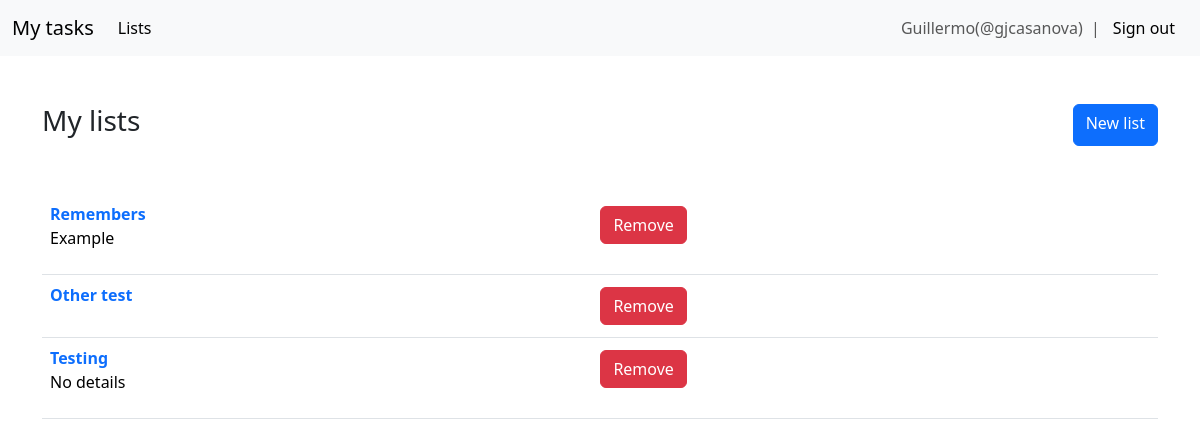
Page /app/lists/ (signed in) on the earlier database version.
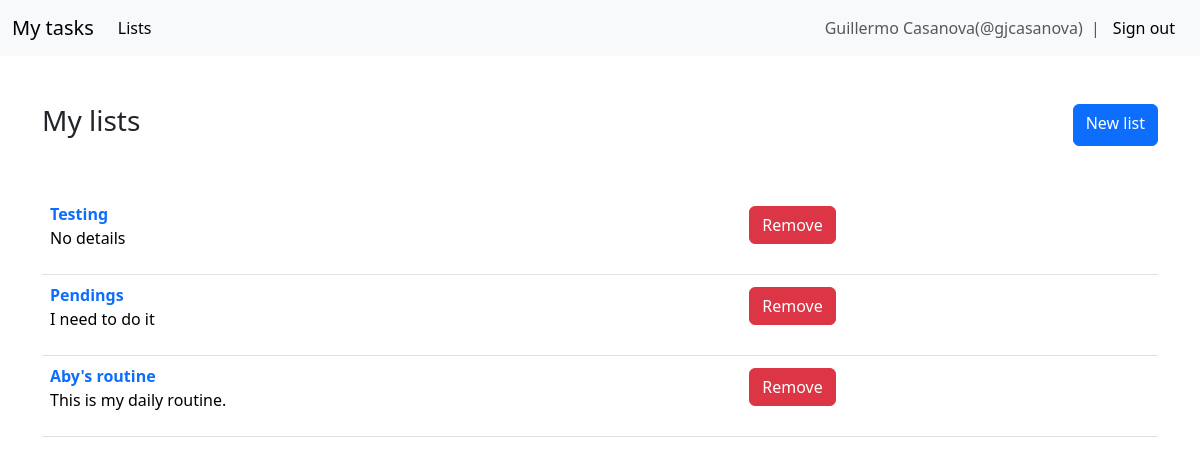
Same page on the later database version.
### app/models.py (models this page shows)
class User(UserMixin, db.Model):
    id = db.Column(db.Integer, primary_key=True)
    name = db.Column(db.String(50), nullable=False)
    username = db.Column(db.String(50), unique=True, nullable=False)
    password = db.Column(db.String(256), nullable=False)

class List(db.Model):
    id = db.Column(db.Integer, primary_key=True)
    name = db.Column(db.String(50), nullable=False)
    details = db.Column(db.Text)
    user_id = db.Column(db.Integer, db.ForeignKey('user.id'), nullable=False)
    user = db.relationship('User', backref=db.backref('lists', lazy=True, cascade='all, delete-orphan'))

### app/views.py (the view)
@app_routes.route('/lists/', methods=['GET'])
@login_required
def list_lists():
    lists = List.query.filter_by(user=current_user)
    context = {
        'current_user': current_user,
        'lists': lists,
    }
    return render_template('lists.html', **context)

### app/__init__.py (called while the page is built)
def register_plugins(flask_app):
    from .plugins import bootstrap, db, login_manager  # noqa
    db.init_app(flask_app)
    with flask_app.app_context():
        db.create_all()
    login_manager.login_view = 'tasks.sign_in'
    login_manager.init_app(flask_app)
    bootstrap.init_app(flask_app)
    @login_manager.user_loader
    def load_user(user_id):
        from .models import User  # noqa
        return User.query.get(int(user_id))

### app/templates/lists.html (shortened to what this page needs)
{% extends "base.html" %}
{% from 'bootstrap5/form.html' import render_form %}
{% from 'macros.html' import navbar %}
{% block body %}
{% block content %}
{{ navbar(current_user) }}
<div class="container">
    <br><br>
    <div class="d-flex justify-content-between">
        <h1 class="h1 fs-3">My lists</h1>
        <a class="btn btn-primary" href="{{ url_for('tasks.create_list') }}">New list</a>
    </div>
    <br><br>
    <table class="table">
        <tbody>
            {% for list in lists %}
            <tr>
                <th>
                    <a class="ligther fs-6 text-decoration-none" href="{{ url_for('tasks.retrieve_list', list_id=list.id) }}">{{ list.name }}</a>
                    <p class="fw-lighter">{{ list.details }}</p>
                </th>
                <td>
                    <form class="badge" action="{{ url_for('tasks.destroy_list', list_id=list.id) }}" method="POST">
                        <button class="btn btn-danger" type="submit">Remove</button>
                    </form>
                </td>
            </tr>
            {% endfor %}
        </tbody>
    </table>
</div>
{% endblock %}
{% endblock %}

### app/templates/base.html (shortened to what this page needs)
<!doctype html>
<html lang="en">
    <head>
        {% block head %}
        {% block styles %}
            {{ bootstrap.load_css() }}
            <link rel="stylesheet" href="{{ url_for('static', filename='css/styles.css') }}">
        {% endblock %}
        {% endblock %}
    </head>
    <body>
        {% block content %}{% endblock %}
    </body>
</html>

### app/templates/macros.html (shortened to what this page needs)
{% macro navbar(current_user) %}
<nav class="navbar navbar-expand-lg navbar-light bg-light">
    <div class="container-fluid">
        <a class="navbar-brand" href="#">My tasks</a>
        <div class="collapse navbar-collapse" id="navbarSupportedContent">
            <ul class="navbar-nav me-auto mb-2 mb-lg-0">
                <li class="nav-item">
                    <a class="nav-link active" aria-current="page" href="{{ url_for('tasks.list_lists') }}">Lists</a>
                </li>
            </ul>
            <form class="d-flex" method="POST" action="{{ url_for('tasks.sign_out') }}">
                <span class="navbar-text">
                    {{ current_user.name }}(@{{current_user.username}}) &nbsp
                </span>
                <span class="navbar-text">
                    |
                </span>
                <button class="btn btn-light" type="submit">Sign out</button>
            </form>
        </div>
    </div>
</nav>
{% endmacro %}

### app/static/css/styles.css (style rules this page uses)
h1 { color: brown; }

Differences in the rows shown:
removed List: name "Remembers", details "Example"
removed List: name "Other test"
changed User "gjcasanova": name "Guillermo" → "Guillermo Casanova"
added List: name "Pendings", details "I need to do it"
added List: name "Aby's routine", details "This is my daily routine."
